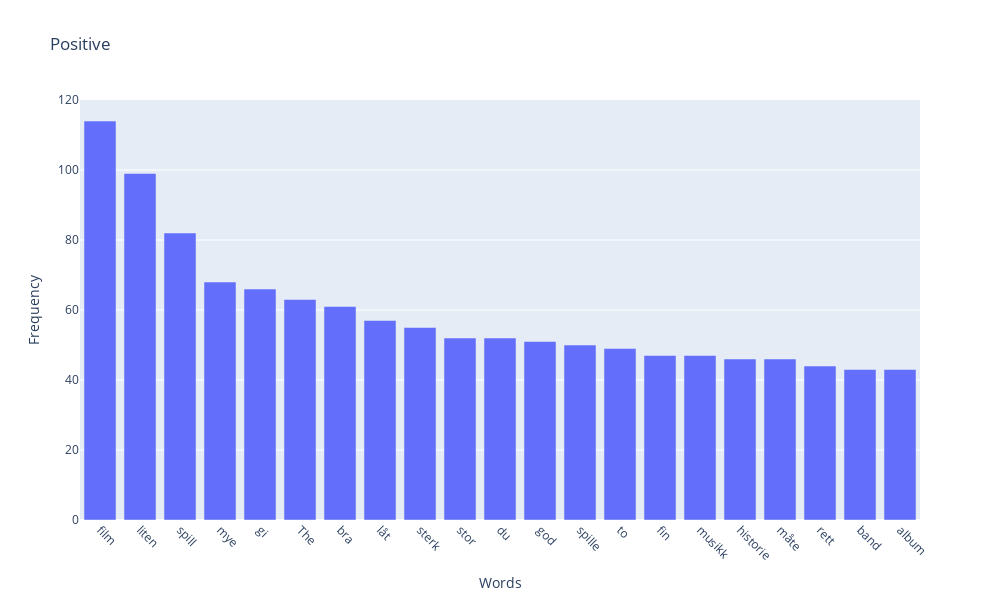
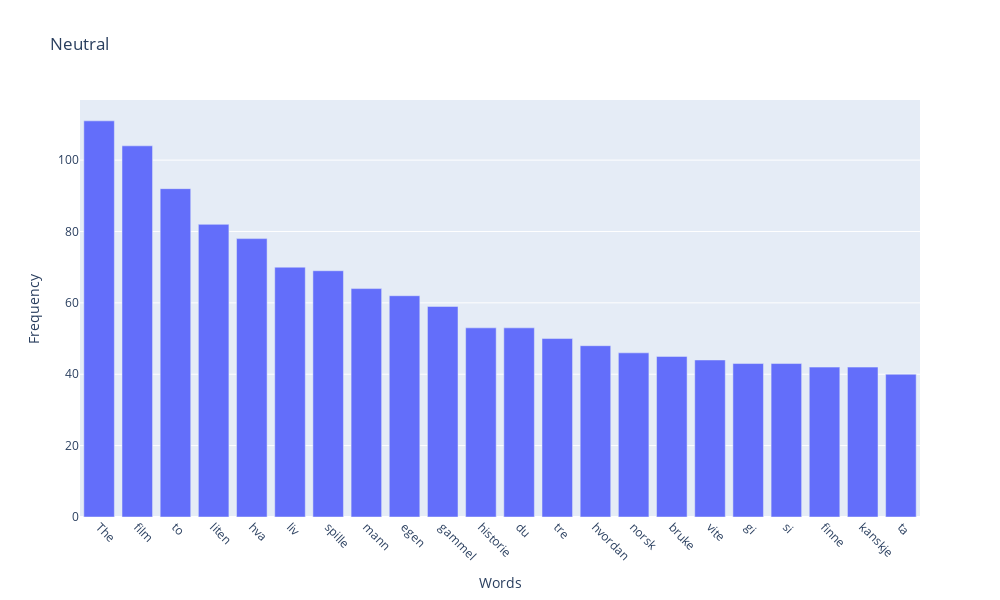
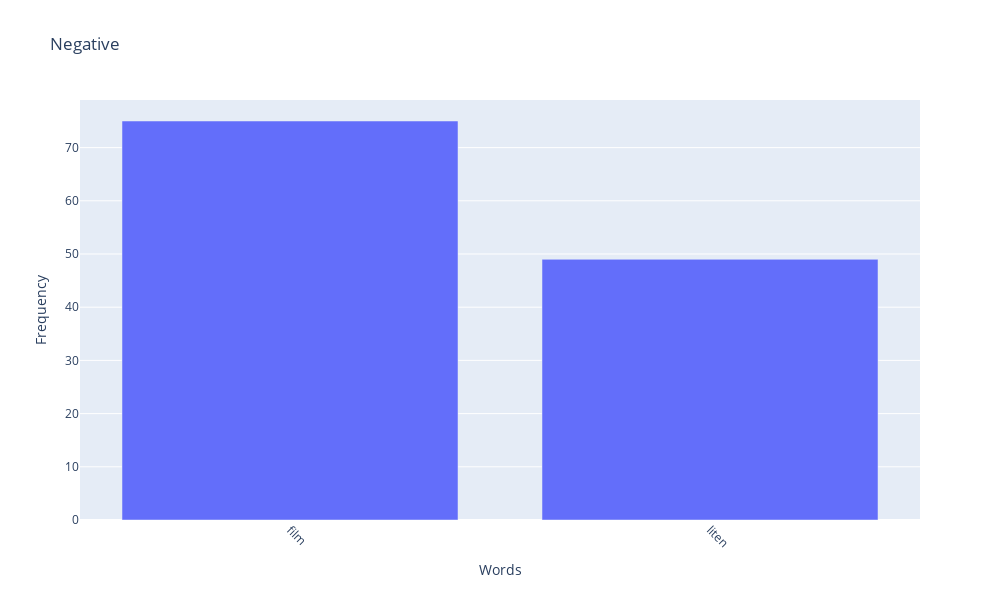

Here is the notebook cell these charts were saved with, in order:
### Markdown cell above
### 3.5 most common words

### Code cell
def plot_keywords(counter_obj, title, min_frequency=40):
    """Plot the keywords in the given Counter object using Plotly, with a minimum frequency filter."""
    filtered_items = [(word, freq) for word, freq in counter_obj.items() if freq >= min_frequency]
    words, frequencies = zip(*filtered_items)
    fig = go.Figure(go.Bar(x=words, y=frequencies))
    fig.update_layout(
        title=title,
        xaxis_title="Words",
        yaxis_title="Frequency",
        xaxis_tickangle=45,
        height=600,
        width=1000
    )
    fig.show()

# Assuming keyword_pos, keyword_neg, and keyword_neu are Counter objects containing the extracted keywords
# Plot Positive keywords
plot_keywords(keyword_pos, "Positive", min_frequency=40)

# Plot Neutral keywords
plot_keywords(keyword_neu, "Neutral", min_frequency=40)

# Plot Negative keywords
plot_keywords(keyword_neg, "Negative", min_frequency=40)

### Figure 1 — Plotly figure (JSON) as saved in the notebook; plotly's stock layout.template omitted (floating-point values rounded to 4 significant figures)
{"data": [{"type": "bar", "x": ["film", "liten", "spill", "mye", "gi", "The", "bra", "låt", "sterk", "stor", "du", "god", "spille", "to", "fin", "musikk", "historie", "måte", "rett", "band", "album"], "y": [114, 99, 82, 68, 66, 63, 61, 57, 55, 52, 52, 51, 50, 49, 47, 47, 46, 46, 44, 43, 43]}], "layout": {"height": 600, "title": {"text": "Positive"}, "width": 1000, "xaxis": {"tickangle": 45, "title": {"text": "Words"}}, "yaxis": {"title": {"text": "Frequency"}}}}

### Figure 2 — Plotly figure (JSON) as saved in the notebook; plotly's stock layout.template omitted (floating-point values rounded to 4 significant figures)
{"data": [{"type": "bar", "x": ["The", "film", "to", "liten", "hva", "liv", "spille", "mann", "egen", "gammel", "historie", "du", "tre", "hvordan", "norsk", "bruke", "vite", "gi", "si", "finne", "kanskje", "ta"], "y": [111, 104, 92, 82, 78, 70, 69, 64, 62, 59, 53, 53, 50, 48, 46, 45, 44, 43, 43, 42, 42, 40]}], "layout": {"height": 600, "title": {"text": "Neutral"}, "width": 1000, "xaxis": {"tickangle": 45, "title": {"text": "Words"}}, "yaxis": {"title": {"text": "Frequency"}}}}

### Figure 3 — Plotly figure (JSON) as saved in the notebook; plotly's stock layout.template omitted (floating-point values rounded to 4 significant figures)
{"data": [{"type": "bar", "x": ["film", "liten"], "y": [75, 49]}], "layout": {"height": 600, "title": {"text": "Negative"}, "width": 1000, "xaxis": {"tickangle": 45, "title": {"text": "Words"}}, "yaxis": {"title": {"text": "Frequency"}}}}
